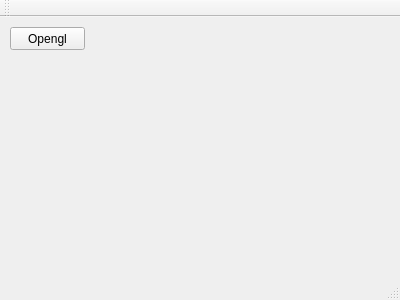
<?xml version="1.0" encoding="UTF-8"?>
<ui version="4.0">
 <class>MainWindow</class>
 <widget class="QMainWindow" name="MainWindow">
  <property name="geometry">
   <rect>
    <x>0</x>
    <y>0</y>
    <width>400</width>
    <height>300</height>
   </rect>
  </property>
  <property name="windowTitle">
   <string>MainWindow</string>
  </property>
  <widget class="QWidget" name="centralWidget">
   <widget class="QPushButton" name="pushButton">
    <property name="geometry">
     <rect>
      <x>10</x>
      <y>10</y>
      <width>75</width>
      <height>23</height>
     </rect>
    </property>
    <property name="text">
     <string>Opengl</string>
    </property>
   </widget>
  </widget>
  <widget class="QMenuBar" name="menuBar">
   <property name="geometry">
    <rect>
     <x>0</x>
     <y>0</y>
     <width>400</width>
     <height>23</height>
    </rect>
   </property>
  </widget>
  <widget class="QToolBar" name="mainToolBar">
   <attribute name="toolBarArea">
    <enum>TopToolBarArea</enum>
   </attribute>
   <attribute name="toolBarBreak">
    <bool>false</bool>
   </attribute>
  </widget>
  <widget class="QStatusBar" name="statusBar"/>
 </widget>
 <layoutdefault spacing="6" margin="11"/>
 <resources/>
 <connections/>
</ui>
